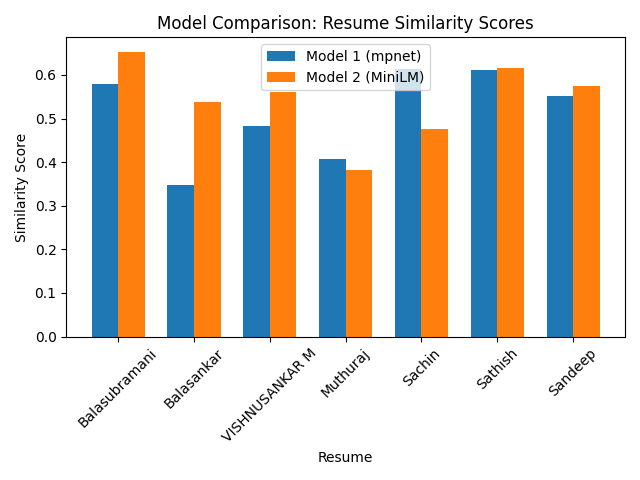

Here is the Python script that generated this plot:
from app import load_applications, create_docs
from langchain_community.embeddings import SentenceTransformerEmbeddings
import numpy as np
import matplotlib.pyplot as plt
from sklearn.metrics import (
    accuracy_score, precision_score, recall_score, f1_score,
    roc_auc_score, confusion_matrix, ConfusionMatrixDisplay
)

# Set your job description here (fetch from your jobs.json or type directly)
job_description = "We are looking for a passionate and driven AI & Data Science Engineer to join our team. As a fresh graduate with hands-on experience in machine learning, NLP, and web development, you’ll help build intelligent applications, conduct data analysis, and collaborate on cutting-edge projects involving AI tools and frameworks. ..."

# Load resumes for a specific job_id
job_id = 1  # Change as needed
applications = load_applications()
resumes = applications.get(str(job_id), [])
docs = create_docs(resumes, unique_id="compare_models")
resume_texts = [doc.page_content for doc in docs]
resume_names = [doc.metadata["name"] for doc in docs]

# Load both models
model1 = SentenceTransformerEmbeddings(model_name="all-mpnet-base-v2")
model2 = SentenceTransformerEmbeddings(model_name="all-MiniLM-L6-v2")

# Get embeddings for job description
jd_emb1 = model1.embed_query(job_description)
jd_emb2 = model2.embed_query(job_description)

# Get embeddings for resumes
res_embs1 = [model1.embed_query(resume) for resume in resume_texts]
res_embs2 = [model2.embed_query(resume) for resume in resume_texts]

# Cosine similarity function
def cosine_similarity(a, b):
    a = np.array(a)
    b = np.array(b)
    return np.dot(a, b) / (np.linalg.norm(a) * np.linalg.norm(b))

# Calculate similarity scores
scores_model1 = [cosine_similarity(jd_emb1, emb) for emb in res_embs1]
scores_model2 = [cosine_similarity(jd_emb2, emb) for emb in res_embs2]

# Print comparison table
print(f"{'Resume':<20} {'Model 1':<10} {'Model 2':<10}")
for name, s1, s2 in zip(resume_names, scores_model1, scores_model2):
    print(f"{name:<20} {s1:<10.2f} {s2:<10.2f}")

# Plot bar chart
x = np.arange(len(resume_names))
width = 0.35

plt.bar(x - width/2, scores_model1, width, label='Model 1 (mpnet)')
plt.bar(x + width/2, scores_model2, width, label='Model 2 (MiniLM)')
plt.xlabel('Resume')
plt.ylabel('Similarity Score')
plt.title('Model Comparison: Resume Similarity Scores')
plt.xticks(x, resume_names, rotation=45)
plt.legend()
plt.tight_layout()
plt.savefig('model_comparison.png')
plt.show()

# --------- Evaluation with labels ---------
# Example: 1 = good fit, 0 = not fit (set according to your HR review)
labels = [1, 0, 1, 0, 1,0,1]  # <-- Replace with your actual labels, length must match resume_names

if len(labels) == len(resume_names):
    pred1 = [1 if s > 0.5 else 0 for s in scores_model1]
    pred2 = [1 if s > 0.5 else 0 for s in scores_model2]

    # Model 1 metrics
    acc1 = accuracy_score(labels, pred1)
    prec1 = precision_score(labels, pred1, zero_division=0)
    rec1 = recall_score(labels, pred1, zero_division=0)
    f1_1 = f1_score(labels, pred1, zero_division=0)
    auc1 = roc_auc_score(labels, scores_model1)
    cm1 = confusion_matrix(labels, pred1)

    # Model 2 metrics
    acc2 = accuracy_score(labels, pred2)
    prec2 = precision_score(labels, pred2, zero_division=0)
    rec2 = recall_score(labels, pred2, zero_division=0)
    f1_2 = f1_score(labels, pred2, zero_division=0)
    auc2 = roc_auc_score(labels, scores_model2)
    cm2 = confusion_matrix(labels, pred2)

    print("\nModel 1 (mpnet):")
    print(f"Accuracy:  {acc1:.2f}")
    print(f"Precision: {prec1:.2f}")
    print(f"Recall:    {rec1:.2f}")
    print(f"F1 Score:  {f1_1:.2f}")
    print(f"ROC-AUC:   {auc1:.2f}")
    print("Confusion Matrix:\n", cm1)

    print("\nModel 2 (MiniLM):")
    print(f"Accuracy:  {acc2:.2f}")
    print(f"Precision: {prec2:.2f}")
    print(f"Recall:    {rec2:.2f}")
    print(f"F1 Score:  {f1_2:.2f}")
    print(f"ROC-AUC:   {auc2:.2f}")
    print("Confusion Matrix:\n", cm2)

    # Plot confusion matrices
    disp1 = ConfusionMatrixDisplay(confusion_matrix=cm1)
    disp1.plot(cmap='Blues')
    plt.title('Confusion Matrix - Model 1 (mpnet)')
    plt.show()

    disp2 = ConfusionMatrixDisplay(confusion_matrix=cm2)
    disp2.plot(cmap='Greens')
    plt.title('Confusion Matrix - Model 2 (MiniLM)')
    plt.show()
else:
    print("\nLabel count does not match number of resumes. Evaluation skipped.")